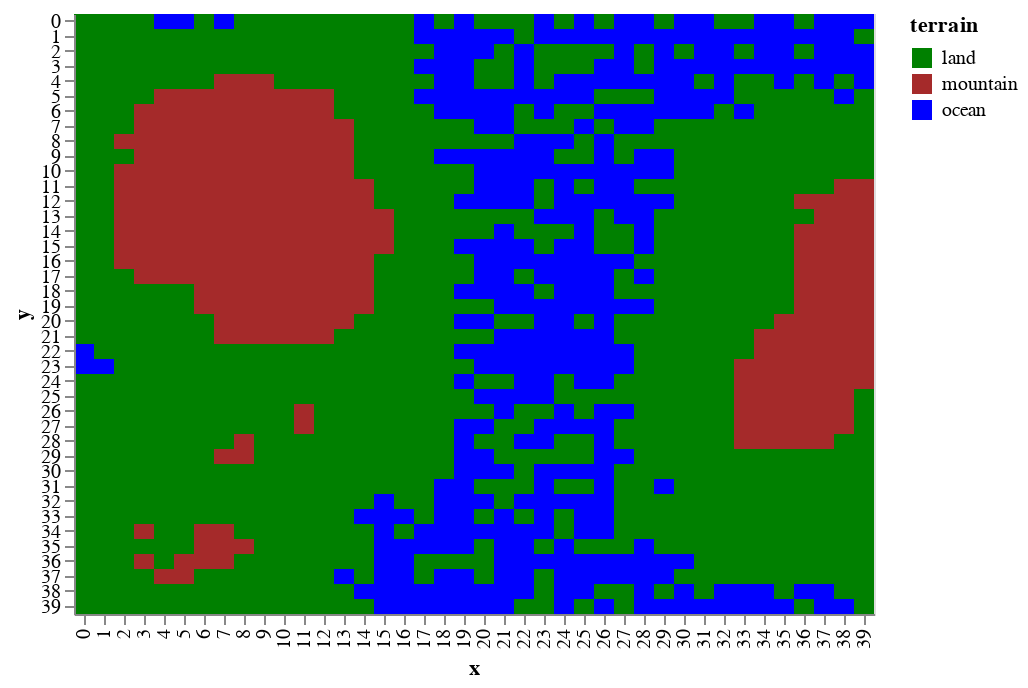

Source (notebook cell):
### Code cell
draw.drawTerrainTypes(geo_world.grid_elevation,geo_world.landscape)

### Figure 1 — Vega-Lite specification as saved in the notebook (floating-point values rounded to 4 significant figures; data arrays with more than 128 entries replaced by an {"elided": "..."} marker saying what was removed)
{"$schema": "https://vega.github.io/schema/vega-lite/v2.6.0.json", "config": {"view": {"height": 300, "width": 400}}, "data": {"name": "data-c1263e18125223958802c86797a4928f"}, "datasets": {"data-c1263e18125223958802c86797a4928f": {"elided": "1600 records"}}, "encoding": {"color": {"field": "terrain", "scale": {"domain": ["land", "mountain", "ocean"], "range": ["green", "brown", "blue"]}, "type": "nominal"}, "x": {"field": "x", "type": "ordinal"}, "y": {"field": "y", "type": "ordinal"}}, "mark": "rect"}
